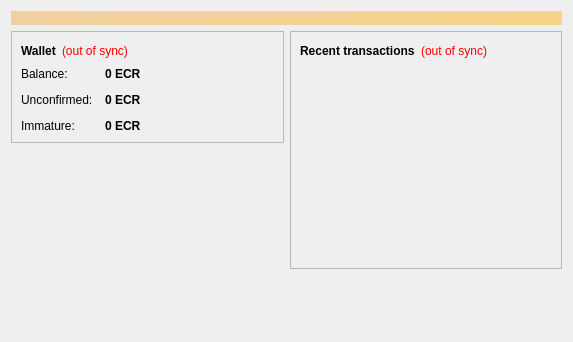
<?xml version="1.0" encoding="UTF-8"?>
<ui version="4.0">
 <class>OverviewPage</class>
 <widget class="QWidget" name="OverviewPage">
  <property name="geometry">
   <rect>
    <x>0</x>
    <y>0</y>
    <width>573</width>
    <height>342</height>
   </rect>
  </property>
  <property name="windowTitle">
   <string>Form</string>
  </property>
  <layout class="QVBoxLayout" name="topLayout">
   <item>
    <widget class="QLabel" name="labelAlerts">
     <property name="visible">
      <bool>false</bool>
     </property>
     <property name="styleSheet">
      <string notr="true">background-color: qlineargradient(x1: 0, y1: 0, x2: 1, y2: 0, stop:0 #F0D0A0, stop:1 #F8D488); color:#000000;</string>
     </property>
     <property name="wordWrap">
      <bool>true</bool>
     </property>
     <property name="margin">
      <number>3</number>
     </property>
    </widget>
   </item>
   <item>
    <layout class="QHBoxLayout" name="horizontalLayout" stretch="1,1">
     <item>
      <layout class="QVBoxLayout" name="verticalLayout_2">
       <item>
        <widget class="QFrame" name="frame">
         <property name="frameShape">
          <enum>QFrame::StyledPanel</enum>
         </property>
         <property name="frameShadow">
          <enum>QFrame::Raised</enum>
         </property>
         <layout class="QVBoxLayout" name="verticalLayout_4">
          <item>
           <layout class="QHBoxLayout" name="horizontalLayout_4">
            <item>
             <widget class="QLabel" name="label_5">
              <property name="font">
               <font>
                <weight>75</weight>
                <bold>true</bold>
               </font>
              </property>
              <property name="text">
               <string>Wallet</string>
              </property>
             </widget>
            </item>
            <item>
             <widget class="QLabel" name="labelWalletStatus">
              <property name="toolTip">
               <string>The displayed information may be out of date. Your wallet automatically synchronizes with the Encryptcoin network after a connection is established, but this process has not completed yet.</string>
              </property>
              <property name="styleSheet">
               <string notr="true">QLabel { color: red; }</string>
              </property>
              <property name="text">
               <string notr="true">(out of sync)</string>
              </property>
              <property name="alignment">
               <set>Qt::AlignLeading|Qt::AlignLeft|Qt::AlignVCenter</set>
              </property>
             </widget>
            </item>
            <item>
             <spacer name="horizontalSpacer_2">
              <property name="orientation">
               <enum>Qt::Horizontal</enum>
              </property>
              <property name="sizeHint" stdset="0">
               <size>
                <width>40</width>
                <height>20</height>
               </size>
              </property>
             </spacer>
            </item>
           </layout>
          </item>
          <item>
           <layout class="QFormLayout" name="formLayout_2">
            <property name="fieldGrowthPolicy">
             <enum>QFormLayout::AllNonFixedFieldsGrow</enum>
            </property>
            <property name="horizontalSpacing">
             <number>12</number>
            </property>
            <property name="verticalSpacing">
             <number>12</number>
            </property>
            <item row="0" column="0">
             <widget class="QLabel" name="label">
              <property name="text">
               <string>Balance:</string>
              </property>
             </widget>
            </item>
            <item row="0" column="1">
             <widget class="QLabel" name="labelBalance">
              <property name="font">
               <font>
                <weight>75</weight>
                <bold>true</bold>
               </font>
              </property>
              <property name="cursor">
               <cursorShape>IBeamCursor</cursorShape>
              </property>
              <property name="toolTip">
               <string>Your current balance</string>
              </property>
              <property name="text">
               <string notr="true">0 ECR</string>
              </property>
              <property name="textInteractionFlags">
               <set>Qt::LinksAccessibleByMouse|Qt::TextSelectableByKeyboard|Qt::TextSelectableByMouse</set>
              </property>
             </widget>
            </item>
            <item row="1" column="0">
             <widget class="QLabel" name="label_3">
              <property name="text">
               <string>Unconfirmed:</string>
              </property>
             </widget>
            </item>
            <item row="1" column="1">
             <widget class="QLabel" name="labelUnconfirmed">
              <property name="font">
               <font>
                <weight>75</weight>
                <bold>true</bold>
               </font>
              </property>
              <property name="cursor">
               <cursorShape>IBeamCursor</cursorShape>
              </property>
              <property name="toolTip">
               <string>Total of transactions that have yet to be confirmed, and do not yet count toward the current balance</string>
              </property>
              <property name="text">
               <string notr="true">0 ECR</string>
              </property>
              <property name="textInteractionFlags">
               <set>Qt::LinksAccessibleByMouse|Qt::TextSelectableByKeyboard|Qt::TextSelectableByMouse</set>
              </property>
             </widget>
            </item>
            <item row="2" column="0">
             <widget class="QLabel" name="labelImmatureText">
              <property name="text">
               <string>Immature:</string>
              </property>
             </widget>
            </item>
            <item row="2" column="1">
             <widget class="QLabel" name="labelImmature">
              <property name="font">
               <font>
                <weight>75</weight>
                <bold>true</bold>
               </font>
              </property>
              <property name="toolTip">
               <string>Mined balance that has not yet matured</string>
              </property>
              <property name="text">
               <string notr="true">0 ECR</string>
              </property>
              <property name="textInteractionFlags">
               <set>Qt::LinksAccessibleByMouse|Qt::TextSelectableByKeyboard|Qt::TextSelectableByMouse</set>
              </property>
             </widget>
            </item>
           </layout>
          </item>
         </layout>
        </widget>
       </item>
	   <item>
        <widget class="QLabel" name="label_wallet_bgcoin">
         <property name="text">
          <string/>
         </property>
         <property name="pixmap">
          <pixmap resource="../bitcoin.qrc">:/images/wallet_bgcoin</pixmap>
         </property>
         <property name="scaledContents">
          <bool>false</bool>
         </property>
         <property name="alignment">
          <set>Qt::AlignCenter</set>
         </property>
         <property name="margin">
          <number>70</number>
         </property>
        </widget>
       </item>
       <item>
        <spacer name="verticalSpacer">
         <property name="orientation">
          <enum>Qt::Vertical</enum>
         </property>
         <property name="sizeHint" stdset="0">
          <size>
           <width>20</width>
           <height>40</height>
          </size>
         </property>
        </spacer>
       </item>
      </layout>
     </item>
     <item>
      <layout class="QVBoxLayout" name="verticalLayout_3">
       <item>
        <widget class="QFrame" name="frame_2">
         <property name="frameShape">
          <enum>QFrame::StyledPanel</enum>
         </property>
         <property name="frameShadow">
          <enum>QFrame::Raised</enum>
         </property>
         <layout class="QVBoxLayout" name="verticalLayout">
          <item>
           <layout class="QHBoxLayout" name="horizontalLayout_2">
            <item>
             <widget class="QLabel" name="label_4">
              <property name="text">
               <string>&lt;b&gt;Recent transactions&lt;/b&gt;</string>
              </property>
             </widget>
            </item>
            <item>
             <widget class="QLabel" name="labelTransactionsStatus">
              <property name="toolTip">
               <string>The displayed information may be out of date. Your wallet automatically synchronizes with the Encryptcoin network after a connection is established, but this process has not completed yet.</string>
              </property>
              <property name="styleSheet">
               <string notr="true">QLabel { color: red; }</string>
              </property>
              <property name="text">
               <string notr="true">(out of sync)</string>
              </property>
              <property name="alignment">
               <set>Qt::AlignRight|Qt::AlignTrailing|Qt::AlignVCenter</set>
              </property>
             </widget>
            </item>
            <item>
             <spacer name="horizontalSpacer">
              <property name="orientation">
               <enum>Qt::Horizontal</enum>
              </property>
              <property name="sizeHint" stdset="0">
               <size>
                <width>40</width>
                <height>20</height>
               </size>
              </property>
             </spacer>
            </item>
           </layout>
          </item>
          <item>
           <widget class="QListView" name="listTransactions">
            <property name="styleSheet">
             <string notr="true">QListView { background: transparent; }</string>
            </property>
            <property name="frameShape">
             <enum>QFrame::NoFrame</enum>
            </property>
            <property name="verticalScrollBarPolicy">
             <enum>Qt::ScrollBarAlwaysOff</enum>
            </property>
            <property name="horizontalScrollBarPolicy">
             <enum>Qt::ScrollBarAlwaysOff</enum>
            </property>
            <property name="selectionMode">
             <enum>QAbstractItemView::NoSelection</enum>
            </property>
           </widget>
          </item>
         </layout>
        </widget>
       </item>
       <item>
        <spacer name="verticalSpacer_2">
         <property name="orientation">
          <enum>Qt::Vertical</enum>
         </property>
         <property name="sizeHint" stdset="0">
          <size>
           <width>20</width>
           <height>40</height>
          </size>
         </property>
        </spacer>
       </item>
      </layout>
     </item>
    </layout>
   </item>
  </layout>
 </widget>
 <resources/>
 <connections/>
</ui>
